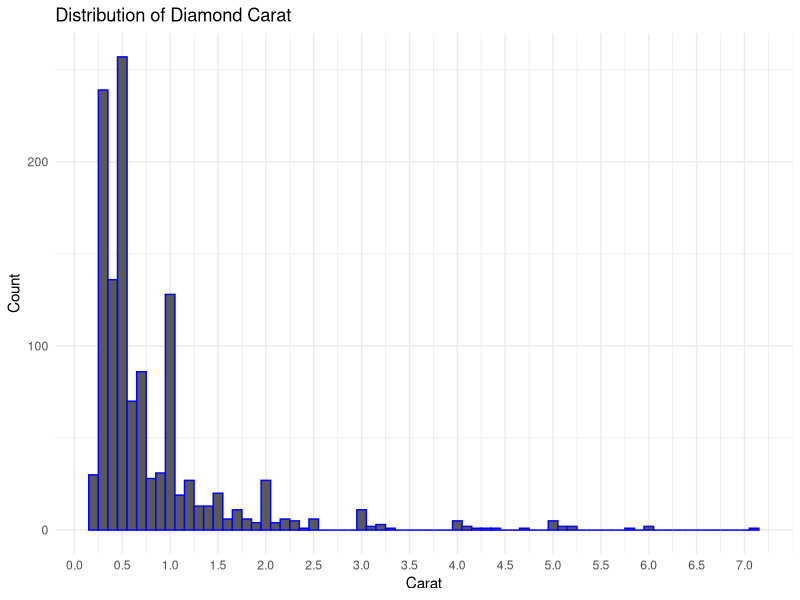
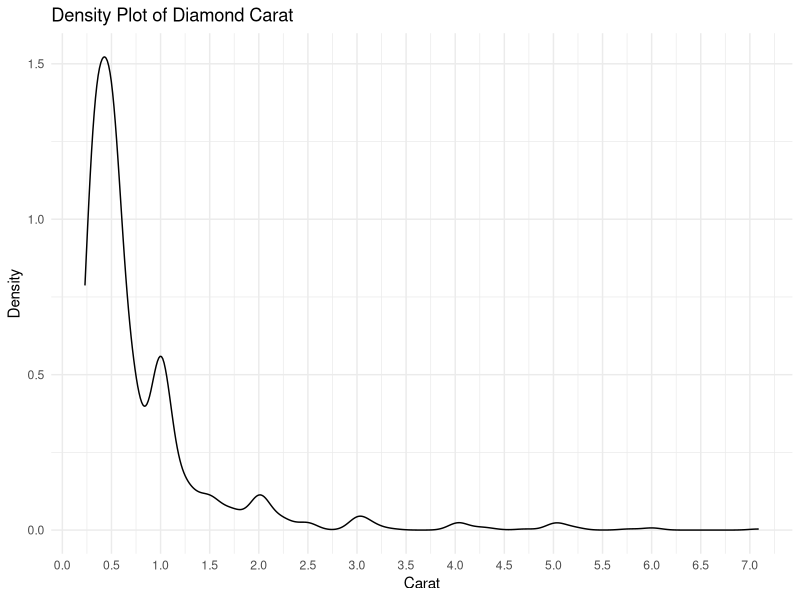
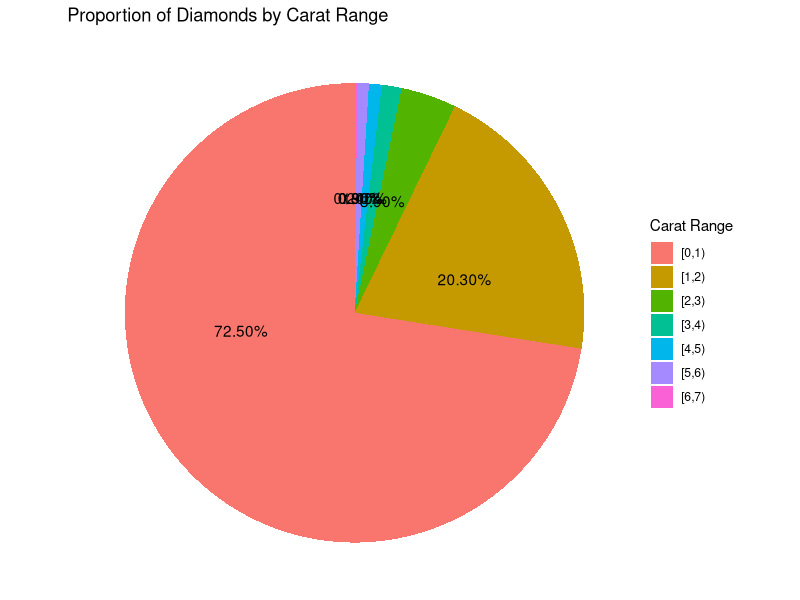
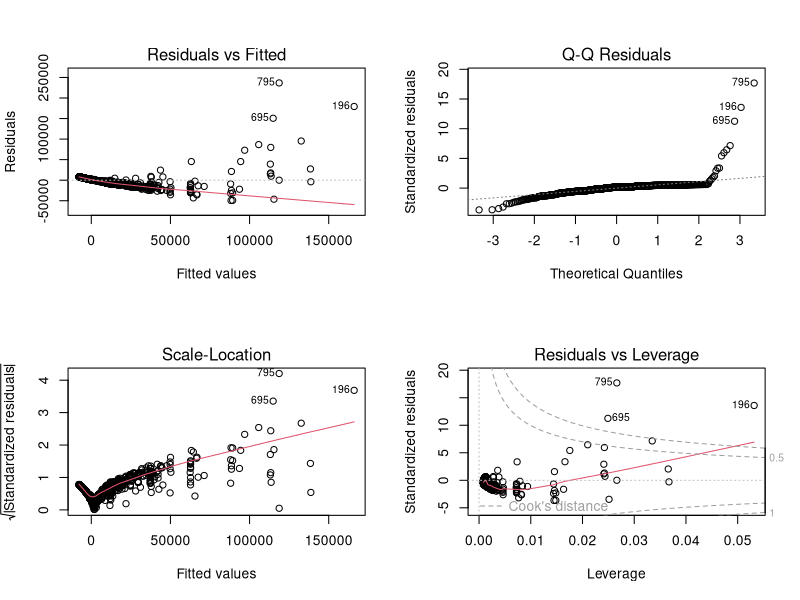

Recreate these plots in R, in order. (Note: this script raises an error after producing the figures.)
## ---- chunk 1
knitr::opts_chunk$set(echo = TRUE)
library(tidyverse)
library(MASS)
## ---- chunk 2
diamond <- read.csv("diamonds4.csv")
head(diamond)
## ---- chunk 3
# Distrubution graph of carat

ggplot(diamond, aes(x = carat)) +
  geom_histogram(binwidth = 0.1, color = "Blue") +
  labs(title = "Distribution of Diamond Carat",
       x = "Carat",
       y = "Count") + scale_x_continuous(breaks = seq(0, max(diamond$carat), by = 0.5)) + 
  theme_minimal()
## ---- chunk 4
# Density plot for Carat
ggplot(diamond, aes(x = carat)) +
  geom_density(alpha = 0.5) +
  labs(title = "Density Plot of Diamond Carat",
       x = "Carat",
       y = "Density")+ scale_x_continuous(breaks = seq(0, max(diamond$carat), by = 0.5)) +theme_minimal()
# The density is highest within 0-1 carats
## ---- chunk 5
# Created Bins for Carat and looking an proportion of carat within the bins
carat_summary <- diamond %>%
  mutate(carat_bin = cut(carat, breaks = seq(0, max(carat), by = 0.5), right = FALSE)) %>%
  drop_na(carat_bin) %>%
  count(carat_bin) %>%
  mutate(proportions = round(n / sum(n), 3))
carat_summary 

# Carat ranges [0,0.5) carats and [0.5,1) carat have the highest numebrs of diamonds 
## ---- chunk 6
# Created bigger bins for Carat and looking an proportion of carat within the bins
carat_summary <- diamond %>%
  mutate(carat_bin = cut(carat, breaks = seq(0, max(carat), by = 1), right = FALSE)) %>%
  drop_na(carat_bin) %>%
  count(carat_bin) %>%
  mutate(proportions = round(n / sum(n), 3))
carat_summary 

# Carat ranges [0,1) carats are where 72.5% diamonds fall under
## ---- chunk 7
# Pie graph to visualize summary proportion
ggplot(carat_summary, aes(x = "", y = proportions, fill = carat_bin)) +
  geom_bar(stat = "identity", width = 1) + 
  coord_polar(theta = "y") +
  labs(title = "Proportion of Diamonds by Carat Range", fill = "Carat Range") +
  theme_void() +
  geom_text(aes(label = scales::percent(proportions)))
## ---- chunk 8
model_carat <- lm(price ~ carat, diamond)
summary(model_carat)
#Estimated Regression equation: y = 25333.9*carat - 13550.9
## ---- chunk 9
par(mfrow = c(2, 2))
plot(model_carat)
## ---- chunk 10
# Making a boxcox
MASS::boxcox(model_carat)
## ---- chunk 11
# Sqrt transformation
diamond$price_sqrt <- sqrt(diamond$price)
model_carat_sqrt <- lm(price_sqrt ~ carat, diamond)


par(mfrow = c(2, 2))
plot(model_carat_sqrt)

## ---- chunk 12
summary(model_carat_sqrt)
#y-hat = (-1.2159 + 73.6923*carat)
